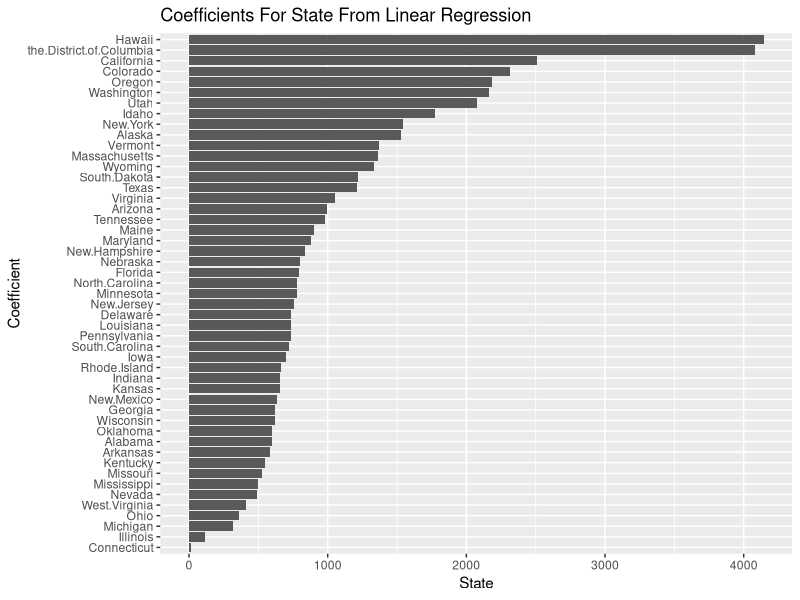

Generate this figure with R:
df = read.csv("merged_df.csv")
library(ggplot2)
state = c()
r_squared = c()
coefficients = c()
for(i in 5:ncol(df)) {       # for-loop over columns
  col <- colnames(df)[i]
  state = c(state, col)
  print(col)
  formula <- as.formula(paste0(col,"~CPI"))
  model<-lm(formula, data=df)
  sum <- summary(model)
  print(sum)
  r_squared = c(r_squared, sum$r.squared)
  coefficients = c(coefficients, sum$coefficients[2, 1])
}

new_df = data.frame("State" = state, "R Squared" = r_squared, "Coefficient" = coefficients)
write.csv(new_df, "r_squared_values.csv")

new_df <- new_df[order(-new_df$Coefficient), ]

ggplot(new_df) + geom_bar(aes(x = reorder(State, Coefficient), y = Coefficient), stat = "identity") + coord_flip() + labs(title = "Coefficients For State From Linear Regression",
                                                                                                                          x = "Coefficient", y = "State")
